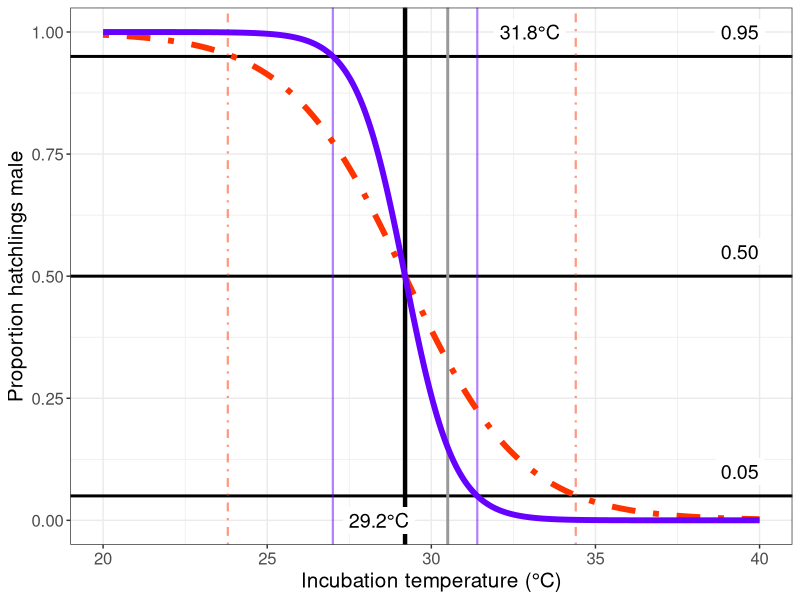
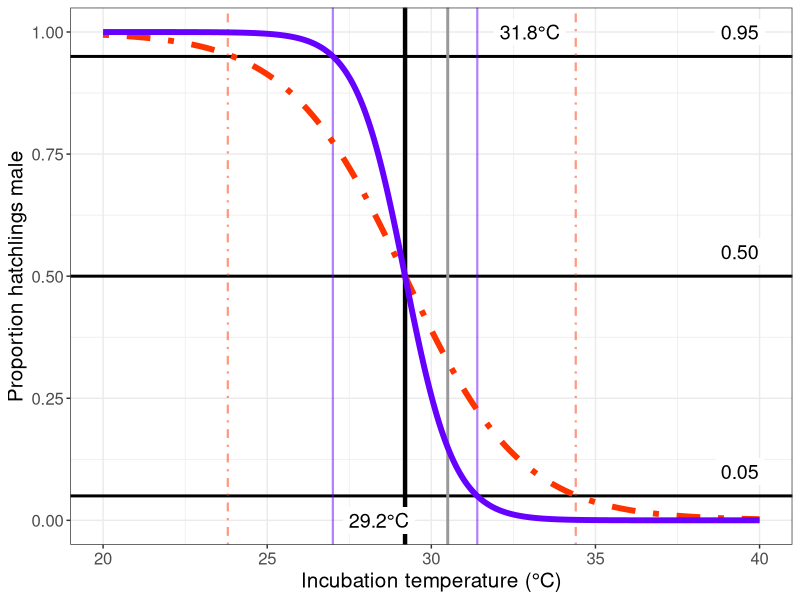

Here is the R script that generated these plots, in order:
# set working directory
setwd("~/Projects/iliketurtles3")

# load libraries
library(ggplot2)

# emergence success variables
hatch_success_A <- 0.86                   # logistic by temp - A
hatch_success_k <- -1.7                   # logistic by temp - beta
hatch_success_t0 <- 32.7                  # logistic by temp - t0

# temperatures
x <- seq(from = 20, to = 40, by = 0.01)

# patricio et al.
t_piv1 <- 29.2
# k1 <- -1.4 # Patricio et al 2017, TRT 
k1 <- -1.34
y1 <- round(1/(1 + exp(-k1*(x - t_piv1))), 5)

# embryogrowth (all greens)
t_piv2 <- 29.2
k2 <- -0.561
y2 <- round(1/(1 + exp(-k2*(x - t_piv2))), 5)

# emergence success
# ES <- hatch_success_A / (1 + exp(-hatch_success_k * (x - hatch_success_t0)))


# make dataframe
TRN <- data.frame(Temperature = x,
                  Population = rep(c('West Africa', 
                                     'Suriname'
                                     # 'Emergence Success'
                                     ), each = length(x)),
                  Proportion_Male = c(y1, 
                                      y2 
                                      # ES
                                      ))

# WA <- subset(TRN, Model == 'West Africa')
# SN <- subset(TRN, Model == 'Suriname')

TRT_lower_wide <- 23.8
TRT_lower_narrow <- 27
TRT_upper_narrow <- 31.4
TRT_upper_wide <- 34.4

# plot
fig <- ggplot(data = TRN, aes(x = Temperature, y = Proportion_Male, 
                              col = Population, lty = Population)) +
  geom_hline(yintercept = c(0.05, 0.50, 0.95), lwd = 1, lty = 1) +
  geom_vline(xintercept = 29.2, col = 'black', lwd = 1.5, lty = 1) +
  geom_vline(xintercept = 30.5, col = 'gray60', lwd = 1, lty = 1) +
  geom_vline(xintercept = TRT_lower_narrow, col = '#6600FF', lty = 1, 
             lwd = 0.75, alpha = 0.5) +
  geom_vline(xintercept = TRT_upper_narrow, col = '#6600FF', lty = 1, 
             lwd = 0.75, alpha = 0.5) +
  geom_vline(xintercept = TRT_upper_wide, col = '#FF3300', lty = 4, 
             lwd = 0.75, alpha = 0.5) +
  geom_vline(xintercept = TRT_lower_wide, col = '#FF3300', lty = 4, 
             lwd = 0.75, alpha = 0.5) +
  geom_line(lwd = 2) +
  scale_color_manual(values = c('#FF3300', '#6600FF')) +
  scale_linetype_manual(values = c(4, 1)) +
  ylab('Proportion hatchlings male') +
  xlab('Incubation temperature (\u00B0C)') +
  theme_bw() +
  theme(axis.text = element_text(size = 12), 
        axis.title = element_text(size = 15),
        # legend.text = element_text(size = 12),
        # legend.title = element_text(size = 15),
        # legend.position = 'top',
        # # legend.position = 'inside', 
        # # legend.position.inside = c(0.8, 0.75),
        # legend.key.width = unit(9.63, "line"), 
        legend.position = 'none') +
  annotate("label", x = 39.4, y = 0.1, label = "0.05", size = 5, 
           label.size = 0) +
  annotate("label", x = 39.4, y = 0.55, label = "0.50", size = 5, 
           label.size = 0) +
  annotate("label", x = 39.4, y = 1.00, label = "0.95", size = 5, 
           label.size = 0) +
  annotate("label", x = 28.4, y = 0, label = "29.2\u00B0C", size = 5,
           label.size = 0) +
  annotate("label", x = 33, y = 1, label = "31.8\u00B0C", size = 5,
           label.size = 0)


fig


ggsave("figures/thermal_reaction_norms.png",
       plot = last_plot(),
       height = 5,
       width = 8)
